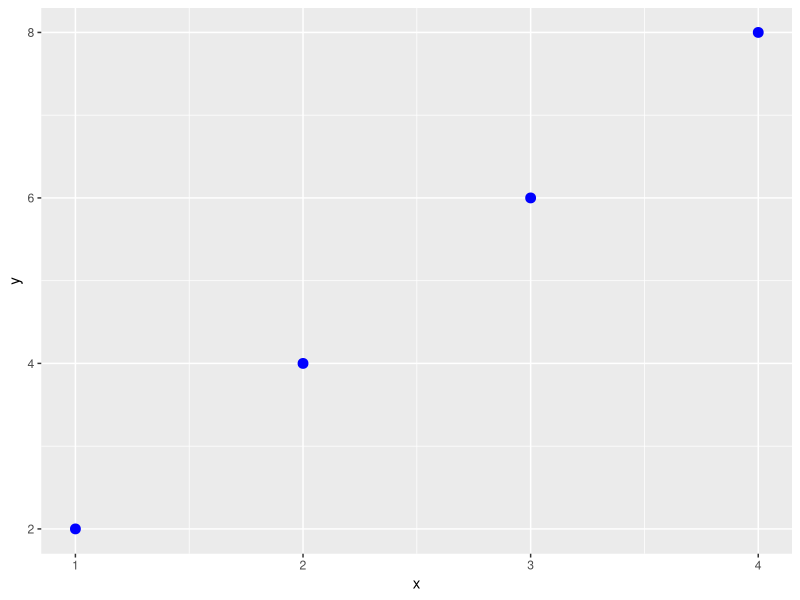

Reproduce this figure in R.
library(ggplot2)


x = c(1, 2, 3, 4)
y = c(2, 4, 6, 8)

df = data.frame(x, y)

ggplot( )+
  geom_point(aes(x, y), size = 3, color = "blue")
  

